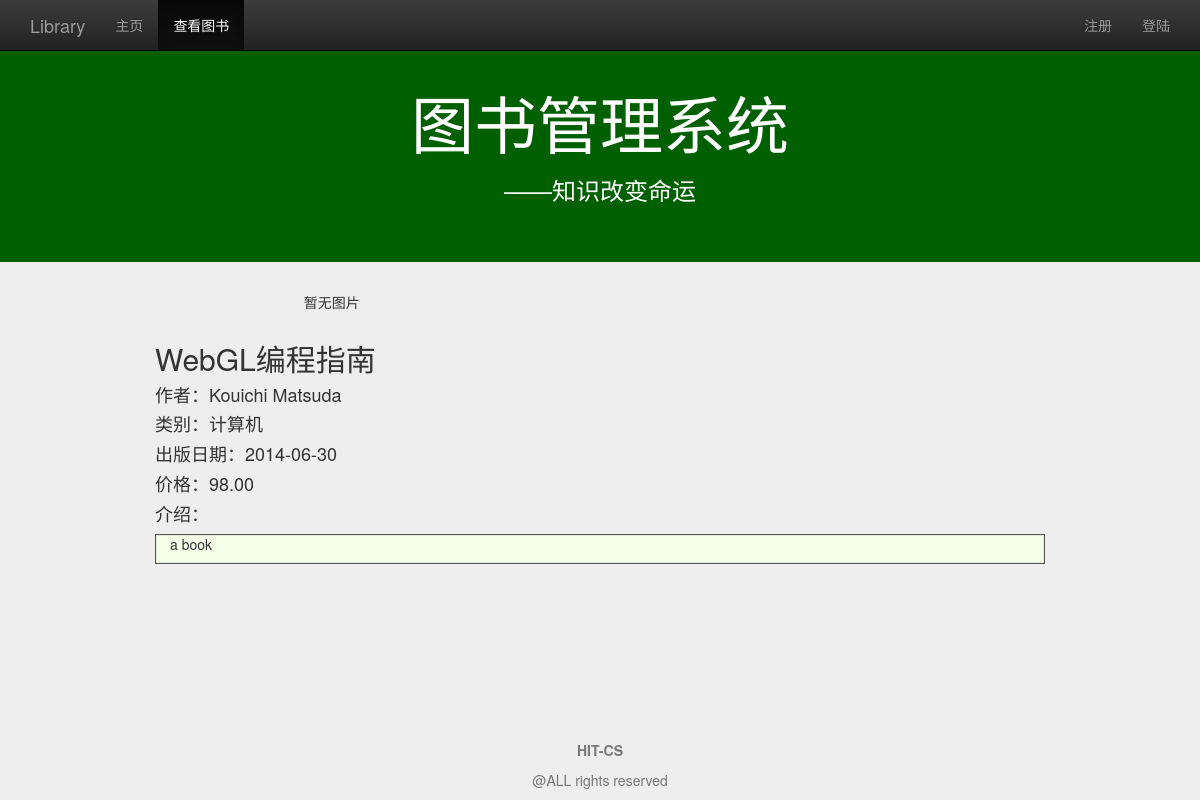
/detail/?id=1, run on the app's committed database.
### management/models.py (models this page shows, shortened)
class Book(models.Model):
    name=models.CharField(max_length=128)
    price=models.FloatField()
    author=models.CharField(max_length=128)
    publish_date=models.DateField()
    category=models.CharField(max_length=128)
    summary=models.TextField(default="a book")
    class META:
        ordering=['name']

### management/views.py (the view)
# urls.py: url(r'^detail/$',views.detail,name='detail'),
def detail(request):
    user=request.user if request.user.is_authenticated() else None
    book_id=request.GET.get('id','')
    if book_id=='':
        return HttpResponseRedirect(reverse('view_book_list'))
    try:
        book=Book.objects.get(pk=book_id)
    except Book.DoesNotExist:
        return HttpResponseRedirect(reverse('view_book_list'))
    content={
            'user':user,
            'active_menu':'view_book',
            'book':book,
            }
    return render(request,'management/detail.html',content)

### management/templates/management/detail.html (shortened to what this page needs)
{% extends "management/base.html" %}
{% load staticfiles %}
{% block content %}
<div class="container">
	<div class "row">
		<div class="col-md-10 col-md-offset-1">
			<div class="col-md-5">
				{% if book.img_set.all %}
				<div id="carousel-generic" class="carousel slide" data-ride="carousel">
					<ol class="carousel-indicators">
						{% for img in book.img_set.all %}
						<li data-target="#carousel-generic" data-slide-to="{{ forloopcounter0 }}" {% if forloop.first %}class="active"{% endif %}></li>
						{% endfor %}
					</ol>
					<div class="carousel-inner" role="listbox">
						{% for img in book.img_set.all %}
						<div {% if forloop.first %}class="item active"{% else %}class="item"{% endif %}>
							<img class="img-rounded" src="{% url 'media' img.img %}">
						</div>
						{% endfor %}
					</div>
					<a class="left carousel-control" href="#carousel-generic" role="button" data-slide="prev">
						<span class="glyphicon glyphicon-chevron-left"></span></a>
					<a class="right carousel-control" href="#carousel-generic" role="button" data-slide="next">
						<span class="glyphicon glyphicon-chevron-right"></span></a>
				</div>
				{% else %}
				<p class="text-center">暂无图片</p>
				{% endif %}
			</div>
			<div class="col-md-12">
				<h2 >{{ book.name }}</h2>
				<h4>作者：{{ book.author }}</h3>
				<h4>类别：{{ book.category }}</h3>
				<h4>出版日期：{{ book.publish_date|date:"Y-m-d" }}</h3>
				<h4>价格：{{ book.price|floatformat:2 }}</h3>
				<h4>介绍：</h4>
				<section>
				<div class="col-md-12" style="background-color: #f5ffe8;
               box-shadow: inset 1px -1px 1px #444, inset -1px 1px 1px #444;">
				<p class="text-justify">{{ book.summary }}</p>
				</div>
				</section>
			</div>
		</div>
	</div>
</div>
{% endblock %}

### management/static/management/css/base.css (style rules this page uses)
body { padding-top:20px; padding-bottom:70px; background-color:#eeeeee; }

### data on the page
Book: name "WebGL编程指南", author "Kouichi Matsuda", category "计算机", publish_date "2014-06-30", price "98.00", summary "a book"
